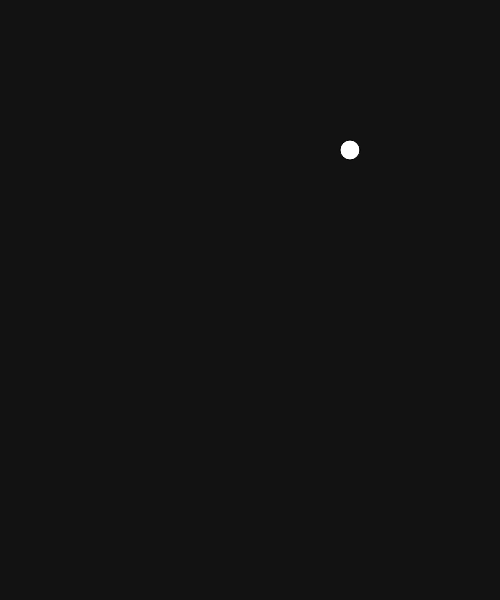
Frame 1 (no input)
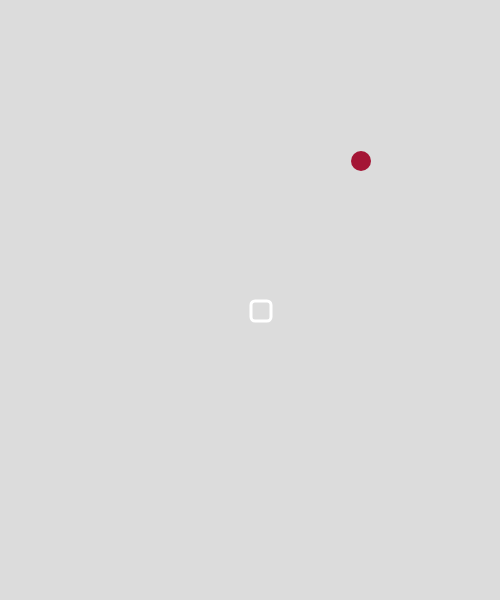
Frame 60 (no input)
Frame 120 (the mouse pressed at the canvas centre since frame 60): identical to frame 60, image omitted

The p5.js sketch that drew these frames (run headless with seeded random() and noise() and a simulated clock; from frame 60 on, the mouse is pressed at the canvas centre):

// p5.js sketch
// ── sketch.js
// Name       : GyeongSeo Seong
// Assignment : make_a_game
// Course     : CS099
// Spring 2021

let startLength = 1;
let direction = 0;
let head;
let bodySegments;
let food;
let okToMove = true;

function setup() 
{
  rectMode(CENTER);
  canvas = createCanvas(500, 600);
  resetSketch();
}

function resetSketch() 
{
  loop();
  background(18);
  direction = 0;
  food = new Food();
  head = new HeadSegment();
  bodySegments = [startLength];
  for (let i = 0; i < startLength; i++) 
  {
    bodySegments[i] = new BodySegment();
  }
  food.firstDraw();
}

function draw() 
{
  translate(11, 11);
  if (frameCount % 10 === 0) 
  {
    background(220);
    head.move(direction);
    head.colorBody(bodySegments);
    bodySegments[0].follow(head);
    for (let i = 1; i < bodySegments.length; i++) 
    {
      bodySegments[i].follow(bodySegments[i - 1]);
    }
    food.draw();
    if (head.eatFood(food)) 
    {
      food.update();
      bodySegments.push(new BodySegment());
    }
    if (head.collision()) 
    {
      gameOver();
    }
    head.drawTongue();
  }
}

function gameOver() 
{
  noLoop();
  background(126, 238, 242);
  noStroke();
  fill(0);
  textAlign(CENTER, CENTER);
  textSize(36);
  text('You died', width / 2, height / 2 - 100);
  textSize(30);
  text('Total: ' + (bodySegments.length - startLength) + ' pieces of food', width / 2, height / 2 - 30);
}

function keyPressed() 
{
  if (okToMove) 
    {
      if (keyCode === LEFT_ARROW && direction != 2) 
      {
        direction = 1;
        okToMove = false;
      } 
      else if (keyCode === RIGHT_ARROW && direction != 1) 
      {
        direction = 2;
        okToMove = false;
      } 
      else if (keyCode === UP_ARROW && direction != 4) 
      {
        direction = 3;
        okToMove = false;
      } 
      else if (keyCode === DOWN_ARROW && direction != 3) 
      {
        direction = 4;
        okToMove = false;
      }
    }

    if (key === 'r') 
    {
      loop();
      setup();
    }
}
// ── BodySegment.js
// Name       : GyeongSeo Seong
// Assignment : make_a_game
// Course     : CS099
// Spring 2021

class BodySegment 
{
    constructor() 
    {
      this.x = random(-550, -200);
      this.y = random(-550, -300);
      this.size = 20;
      this.preX;
      this.preY;
    }

    follow(previousSegment) 
    {
      fill(54, 209, 118);
      noStroke();
      this.preX = this.x;
      this.preY = this.y;  
      this.x = previousSegment.preX == null ? -50 : previousSegment.preX;
      this.y = previousSegment.preY== null ? -50 : previousSegment.preY;
      square(this.x, this.y, this.size, 4);
    }
  
}
// ── Food.js
// Name       : GyeongSeo Seong
// Assignment : make_a_game
// Course     : CS099
// Spring 2021

class Food 
{
    constructor() 
    {
        this.x;
        this.y;
        this.size = 20;
        this.foodColor = color(164, 21, 53);
    }

    firstDraw() 
    {
        this.setCoords();
    }

    draw() 
    {
        fill(this.foodColor);
        noStroke();
        circle(this.x, this.y, this.size);
    }

    update() 
    {
        this.setCoords();
        fill(this.foodColor);
        noStroke();
        circle(this.x, this.y, this.size)
    }

    setCoords() 
    {
        this.x = floor(random(0,width - 13));
        this.y = floor(random(0,width - 13));
        
        while(this.x % 25 != 0) 
        {
            this.x -= 1;
        }
        while(this.y % 25 != 0) 
        {
            this.y -= 1;
        }

        while(true) 
        {
            let counter = 0;
            for(let i = 0; i < bodySegments.length; i++) 
            {
                if(this.x === bodySegments[i].x && this.y === bodySegments[i].y) 
                {
                    this.x = floor(random(0, width - 12));
                    this.y = floor(random(0, width - 12));
                }
            }
            while(this.x % 25 != 0) 
            {
                this.x -= 1;
            }
            while(this.y % 25 != 0) 
            {
                this.y -= 1;
            }

            if(counter === 0) 
            {
                break;
            }
        }

        circle(this.x, this.y, this.size);
    }
}
// ── HeadSegment.js
// Name       : GyeongSeo Seong
// Assignment : make_a_game
// Course     : CS099
// Spring 2021

class HeadSegment 
{
    constructor() 
    {
      this.x;
      this.y;
      this.size = 20;
      this.preX;
      this.preY;
    }
  
    eatFood(food) 
    {
      let d = dist(this.x, this.y, food.x, food.y);
      return d < 10;
    }
  
    collision() 
    {
      if (this.x < 0 || this.x > width - 13 || this.y < 0 || this.y > height - 13) 
      {
        return true;
      }

      for (let i = 0; i < bodySegments.length; i++) 
      {
        if (this.x === bodySegments[i].x && this.y === bodySegments[i].y) 
        {
          return true;
        }
      }
      return false;
    }
  
    drawTongue() 
    {
      stroke(255, 25, 25);
      if (direction === 1) 
      {
        line(this.x - 12, this.y, this.x - 17, this.y);
        line(this.x - 17, this.y, this.x - 23, this.y + 3);
        line(this.x - 17, this.y, this.x - 23, this.y - 3);
      }
  
      if (direction === 2) 
      {
        line(this.x + 12, this.y, this.x + 17, this.y);
        line(this.x + 17, this.y, this.x + 23, this.y + 3);
        line(this.x + 17, this.y, this.x + 23, this.y - 3);
      }
  
      if (direction === 3) 
      {
        line(this.x, this.y - 12, this.x, this.y - 17);
        line(this.x, this.y - 17, this.x - 3, this.y - 23);
        line(this.x, this.y - 17, this.x + 3, this.y - 23);
      }
  
      if (direction === 4) 
      {
        line(this.x, this.y + 12, this.x, this.y + 17);
        line(this.x, this.y + 17, this.x + 3, this.y + 23);
        line(this.x, this.y + 17, this.x - 3, this.y + 23);
      }
    }
  
    colorBody(body) 
    {
      for (let i = 0; i < body.length; i++) 
      {
        let bodyLen = body.length;
        let c1 = map(i, 0, bodyLen, 90, 255);
        let c2 = map(bodyLen - i, bodyLen, 0, 255, 90);
        body[i].c1 = c1;
        body[i].c2 = c2;
      }
    }
  
    move(direction) 
    {
      if (direction === 0) 
      {
        this.x = width / 2;
        this.y = height / 2;
        while (this.x % 25 != 0) 
        {
          x += 1;
        }
        while (this.y % 25 != 0) 
        {
          y += 1;
        }
      }
      if (direction === 1) 
      {
        this.preX = this.x;
        this.preY = this.y;
        this.x -= 25;
      } 
      else if (direction === 2) 
      {
        this.preX = this.x;
        this.preY = this.y;
        this.x += 25;
      }
      else if (direction === 3) 
      {
        this.preX = this.x;
        this.preY = this.y;
        this.y -= 25;
      } 
      else if (direction === 4) 
      {
        this.preX = this.x;
        this.preY = this.y;
        this.y += 25;
      }
      noFill();
      stroke(255);
      strokeWeight(3);
      square(this.x, this.y, this.size, 4);
      okToMove = true;
    }
  }
